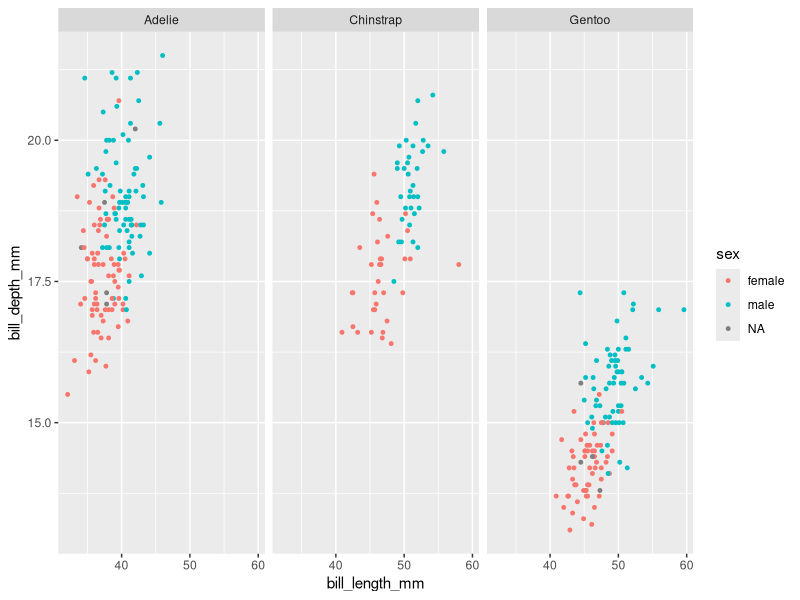

The R script that drew this image:
## ---- chunk 1
knitr::opts_chunk$set(echo = TRUE)
library(palmerpenguins)
library(tidyverse)
## ---- chunk 2
penguins %>%
  ggplot(mapping = aes(x = bill_length_mm, y=bill_depth_mm, color=sex)) +
  geom_point(size=1) +
  facet_wrap(~species)
